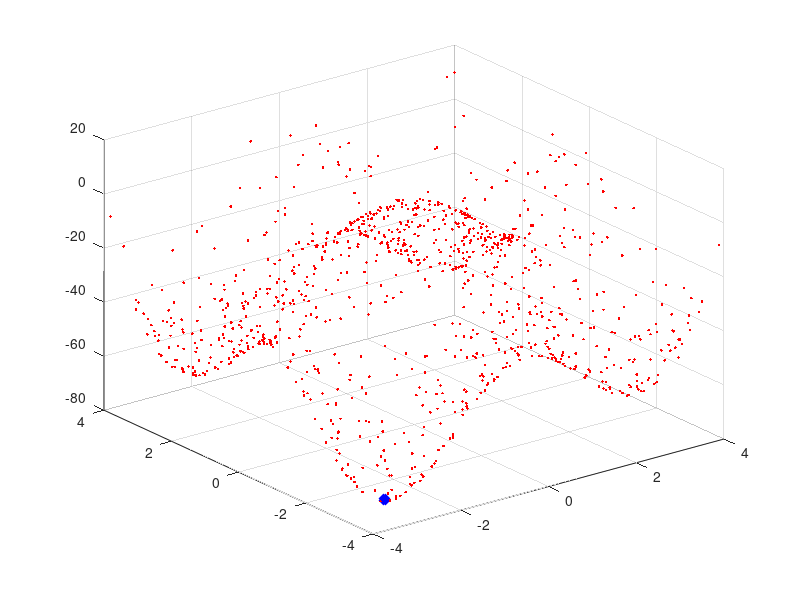

The MATLAB source for this figure:
clc
% clear all;
close all;
%% initialization
swarm_size = 64;               % jumlah partikel
maxIter = 100;                 % jumlah iterasi
inertia = 1.0;
correction_factor = 2.0;       % ini adalah c jadi c1 dan c2 sama
% posisi awal swarm
a = 1:8;
[X, Y] = meshgrid(a,a);
C = cat(2, X', Y');
D = reshape(C,[],2);
swarm(1:swarm_size,1,1:2) = D;              % posisi awal partikel
swarm(:,2,:) = 0;                           % velocity awal partikel
swarm(:,4,1) = 1000;                        % posisi terbaik saat ini
plotObjFcn = 1;
%% fungsi
objfcn = @(x)0.5*((x(:,1).^4)-16*(x(:,1).^2)+5*(x(:,1)))+0.5*((x(:,2).^4)-16*(x(:,2).^2)+5*(x(:,2)));

tic;
%% Iterasi PSO
for iter = 1:maxIter
       
    swarm(:, 1, 1) = swarm(:, 1, 1) + swarm(:, 2, 1); % update posisi x dengan velocity
    swarm(:, 1, 2) = swarm(:, 1, 2) + swarm(:, 2, 2); % update posisi y dengan velocity
    x = swarm(:, 1, 1);
    y = swarm(:, 1, 2);                               % update posisi
    fval = objfcn([x y]);
    
    for i = 1:swarm_size
        if fval(i,1) < swarm(i,4,1)
            swarm(i, 3, 1) = swarm(i, 1, 1);   % update posisi x
            swarm(i, 3, 2) = swarm(i, 1, 2);   % update posisi y
            swarm(i, 4, 1) = fval(i,1);        % update nilai terbaik
        end
    end
    
    [~, gbest] = min(swarm(:, 4, 1));          % nilai total
    
    %update velocity
    swarm(:, 2, 1) = inertia*(rand(swarm_size,1).*swarm(:, 2, 1)) + correction_factor*(rand(swarm_size,1).*(swarm(:, 3, 1)...
        - swarm(:, 1, 1))) + correction_factor*(rand(swarm_size,1).*(swarm(gbest, 3, 1) - swarm(:, 1, 1)));
    swarm(:, 2, 2) = inertia*(rand(swarm_size,1).*swarm(:, 2, 2)) + correction_factor*(rand(swarm_size,1).*(swarm(:, 3, 2)...
        - swarm(:, 1, 1))) + correction_factor*(rand(swarm_size,1).*(swarm(gbest, 3, 2) - swarm(:, 1, 2)));
    
    % plot partikel
    clf;plot(swarm(:, 1, 1), swarm(:, 1, 2), 'bx');grid
    axis([-4 4 -4 4]);
    pause(.5);
    disp(['iteration: ' num2str(iter)]);
    %hold on
end
toc
%% plot
if plotObjFcn
    ub = -4;
    lb = 4;
    npoints = 1000;
    x = (ub-lb).*rand(npoints,2) + lb;
    for i = 1:npoints
        f = objfcn([x(i,1) x(i,2)]);
        plot3(x(i,1),x(i,2),f,'.r');hold on
    end
    plot3(swarm(1,3,1),swarm(1,3,2),swarm(1,4,1),'xb','linewidth',5,'Markersize',5);grid
    hold on
end

x
xg=min(x)
